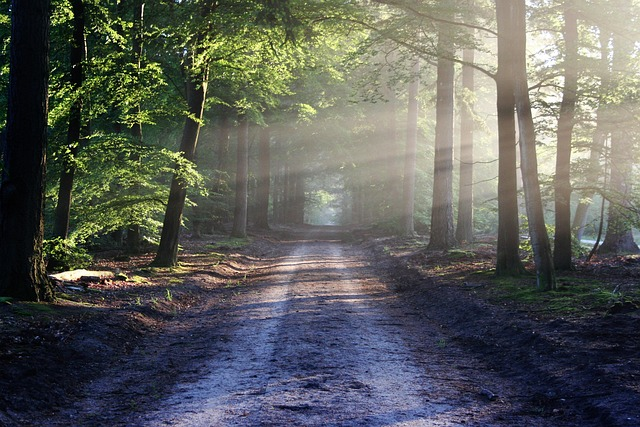
#> input picture MODULE 18/images/example_image.jpg, 640 x 427 px, found by its file name
$ python flipping.py
#> lines starting #> are read from the running program, lines starting #| are printed output that depends on the picture
import cv2

img = cv2.imread(r"C:\Users\Abhishek Thakur\OneDrive\Documents\GitHub\Tute-Dude-advaced-python-course\MODULE 18\images\example_image.jpg")
#> img is the input picture: shape (427, 640, 3); mean B, G, R 90.5, 94.6, 92.2
width = 400
height = 400
dim= (width, height)
resized = cv2.resize(img, dim)
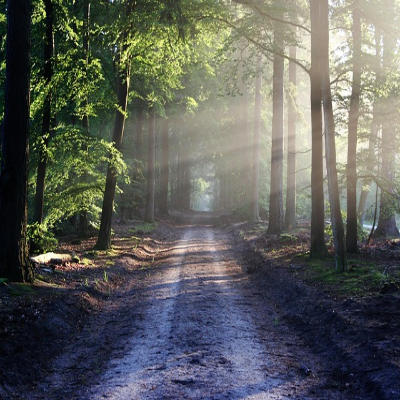
#> resized: shape (400, 400, 3); mean B, G, R 90.3, 94.4, 92.1
cv2.imshow("Original", resized)
print("Size in bytes: ", img.size)
#| Size in bytes:  819840
# [4 lines of commented-out code are left out]
flip = cv2.flip(resized, -1)
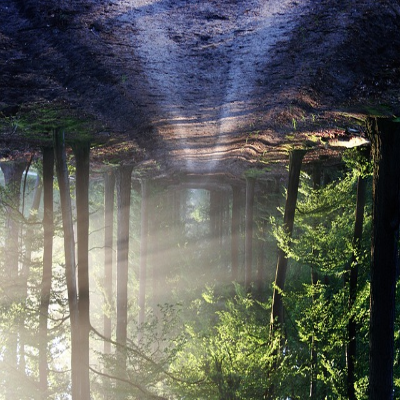
#> flip: shape (400, 400, 3); mean B, G, R 90.3, 94.4, 92.1
cv2.imshow("Horizontal, vertical", flip)
cv2.waitKey(0)
cv2.destroyAllWindows()

$ run again, with MODULE 18/images/bird_image.jpg copied over MODULE 18/images/example_image.jpg
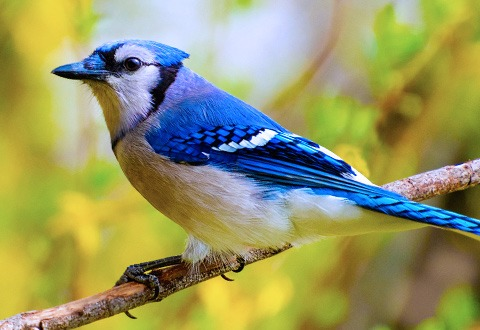
#> input picture MODULE 18/images/bird_image.jpg, 480 x 330 px, found by its file name
#> img is the input picture: shape (330, 480, 3); mean B, G, R 101, 151.5, 150.6
#> `resized = cv2.resize(img, dim)`:
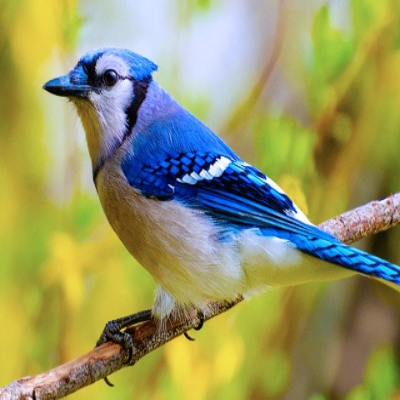
#> resized: shape (400, 400, 3); mean B, G, R 100.9, 151.4, 150.5
#| Size in bytes:  475200
#> `flip = cv2.flip(resized, -1)`:
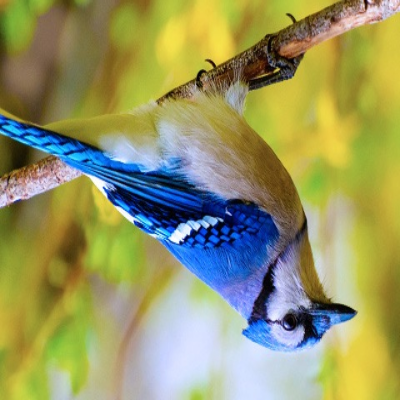
#> flip: shape (400, 400, 3); mean B, G, R 100.9, 151.4, 150.5
